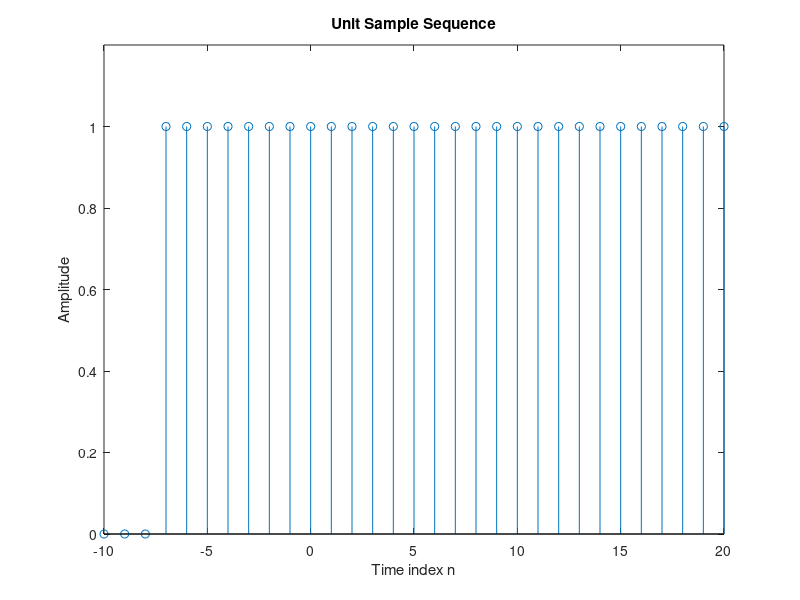

Source code (MATLAB):
% Program Q1.5
% Generation of a Unit Sample Sequence 
clf;
% Generate a vector from -10 to 20
n = -10:20;
% Generate the unit sample sequence
u = [zeros(1,3) ones(1,28)];
% Plot the unit sample sequence
stem(n,u);
xlabel('Time index n');ylabel('Amplitude');
title('Unit Sample Sequence');
axis([-10 20 0 1.2]);
